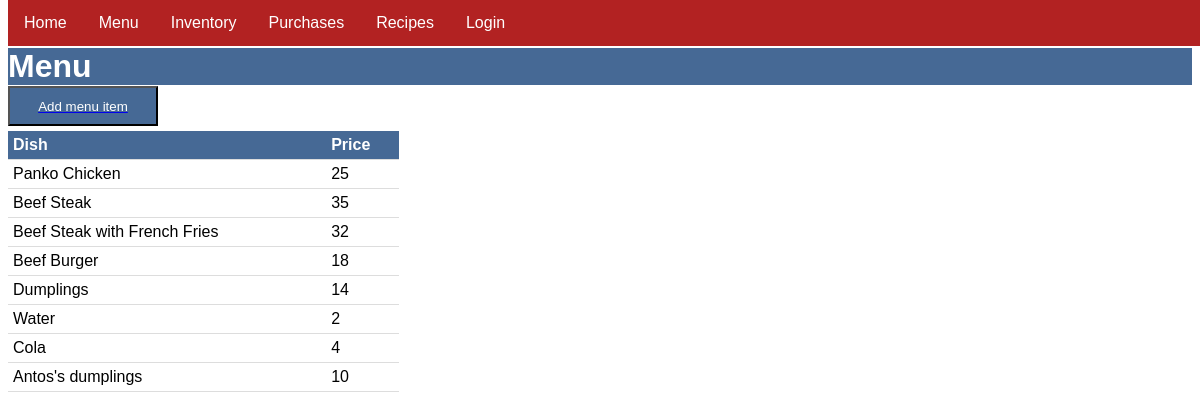
The page /menu on the database its author committed.
### menu/models.py (models this page shows, shortened)
class MenuItem(models.Model):
    title = models.CharField(max_length=200)
    price = models.PositiveIntegerField()

### menu/views.py (the view)
# urls.py: path("menu", views.MenuItemList.as_view(), name="menu"),
class MenuItemList(ListView):
    template = "menu/menuitem_list.html"
    model = MenuItem

### menu/templates/menu/menuitem_list.html
{% extends 'menu/base.html' %}
{% block content %}
<h1>Menu</h1>
<a href="{% url 'new_item' %}"><button class="btn">Add menu item</button></a>
<table class="menu">
    <tr>
        <th>Dish</th>
        <th>Price</th>
    </tr>
    <tr>
        {% for item in menuitem_list %}
    </tr>
    <tr>
        <td>{{ item.title }}</td>
        <td>{{ item.price }}</td>
        {% endfor %}
    </tr>
</table>
{% endblock %}

### menu/templates/menu/base.html
<body>
{% include 'menu/navbar.html' %}
{% load static %}
{% block head %}
<link href ="{% static 'menu/style.css' %}" rel="stylesheet">
{% endblock %}
{% block content %}
{% endblock %}
</body>

### menu/templates/menu/navbar.html (shortened to what this page needs)
{% load static %}
<link href ="{% static 'menu/style.css' %}" rel="stylesheet">
    <div class="navbar">
    <ul>
        <li><a href="{% url 'home'%}">Home</a></li>
        <li><a href="{% url 'menu' %}">Menu</a></li>
        <li><a href="{% url 'inventory' %}">Inventory</a></li>
        <li><a href="{% url 'purchases' %}">Purchases</a></li>
        <li><a href="{% url 'recipe' %}">Recipes</a></li>
        <li><a href="{% url 'login' %}">Login</a></li>
    </div>

### menu/static/menu/style.css (style rules this page uses)
* { font-family: Helvetica, sans-serif; }
h1 { background-color: #466995; color: white; position: relative; top: 40px; }
th, td { border-bottom: 1px solid #ddd; padding: 5px; text-align: left; }
td { color: black; z-index: 1 position: relative; }
th { background-color: #466995; color: white; position: relative; }
table { border-collapse: collapse; width: 33%; background-color: white position: relative; top: 200px; }
.menu { position: relative; top: 25px; }
.navbar ul { list-style-type: none; margin: 0; padding: 0; overflow: hidden; background-color: firebrick; top: 0; width: 100%; z-index: 0; position: fixed; }
li { float: left; color: white; text-align: center; }
li a { display: block; color: white; text-align: center; text-decoration: none; padding: 14px 16px; }
.btn { background-color: #466995; color: white; height: 40px; width: 150px; position: relative; top: 20px; display: block; }

### rows shown on the page
MenuItem: title "Panko Chicken", price "25"
MenuItem: title "Beef Steak", price "35"
MenuItem: title "Beef Steak with French Fries", price "32"
MenuItem: title "Beef Burger", price "18"
MenuItem: title "Dumplings", price "14"
MenuItem: title "Water", price "2"
MenuItem: title "Cola", price "4"
MenuItem: title "Antos's dumplings", price "10"
